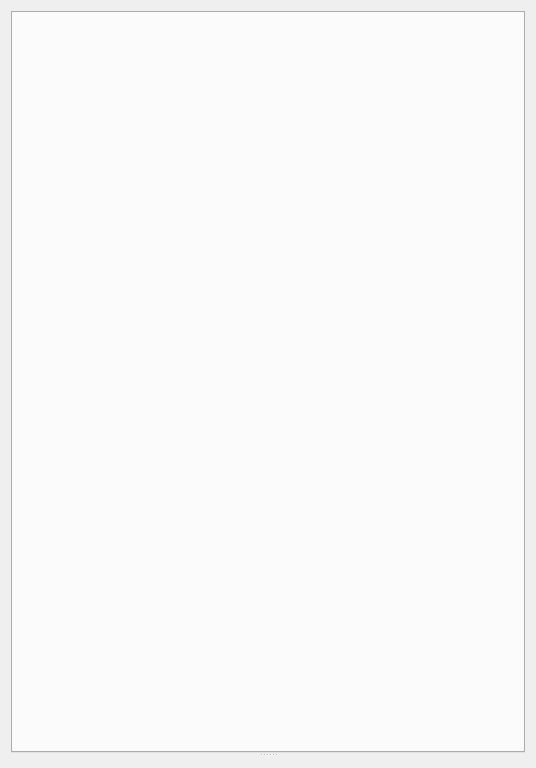
<?xml version="1.0" encoding="UTF-8"?>
<ui version="4.0">
 <class>Form</class>
 <widget class="QWidget" name="Form">
  <property name="geometry">
   <rect>
    <x>0</x>
    <y>0</y>
    <width>536</width>
    <height>768</height>
   </rect>
  </property>
  <property name="windowTitle">
   <string>Form</string>
  </property>
  <property name="windowIcon">
   <iconset>
    <normaloff>:/qtutils/custom/lyse.png</normaloff>:/qtutils/custom/lyse.png</iconset>
  </property>
  <property name="styleSheet">
   <string notr="true">QPushButton {
     border: none;
     padding: 4px;
 }

QPushButton:hover {
     background-color: qlineargradient(x1: 0, y1: 0, x2: 0, y2: 1,
                                       stop: 0 #f6f7fa, stop: 1 #dadbde);
     border: 1px solid #8f8f91;
     border-radius: 3px;
 }

 QPushButton:pressed {
     background-color: qlineargradient(x1: 0, y1: 0, x2: 0, y2: 1,
                                       stop: 0 #dadbde, stop: 1 #f6f7fa);
     border: 1px solid #8f8f91;
     border-radius: 3px;
 }

QPushButton:checked {
     background-color: #dadbde;
     border: 1px solid #8f8f91;
     border-radius: 3px;
 }

QPushButton:hover:checked {
     background-color: qlineargradient(x1: 0, y1: 0, x2: 0, y2: 1,
                                       stop: 0 #dadbde, stop: 1 #f6f7fa);
     border: 1px solid #8f8f91;
     border-radius: 3px;
 }

QToolButton {
     border: none;
     padding: 2px;
 }

QToolButton:hover {
     background-color: qlineargradient(x1: 0, y1: 0, x2: 0, y2: 1,
                                       stop: 0 #f6f7fa, stop: 1 #dadbde);
     border: 1px solid #8f8f91;
     border-radius: 3px;
 }

 QToolButton:pressed {
     background-color: qlineargradient(x1: 0, y1: 0, x2: 0, y2: 1,
                                       stop: 0 #dadbde, stop: 1 #f6f7fa);
     border: 1px solid #8f8f91;
     border-radius: 3px;
 }

QToolButton:checked {
     background-color: #dadbde;
     border: 1px solid #8f8f91;
     border-radius: 3px;
 }

QToolButton:hover:checked {
     background-color: qlineargradient(x1: 0, y1: 0, x2: 0, y2: 1,
                                       stop: 0 #dadbde, stop: 1 #f6f7fa);
     border: 1px solid #8f8f91;
     border-radius: 3px;
 }

QGroupBox
{
    font-weight: bold;
}</string>
  </property>
  <layout class="QVBoxLayout" name="verticalLayout">
   <item>
    <widget class="QSplitter" name="splitter_bottom">
     <property name="orientation">
      <enum>Qt::Vertical</enum>
     </property>
     <widget class="QTabWidget" name="tabWidget_canvas">
      <property name="sizePolicy">
       <sizepolicy hsizetype="Expanding" vsizetype="Expanding">
        <horstretch>0</horstretch>
        <verstretch>0</verstretch>
       </sizepolicy>
      </property>
      <property name="currentIndex">
       <number>-1</number>
      </property>
     </widget>
     <widget class="QWidget" name="">
      <layout class="QVBoxLayout" name="verticalLayout_outputbox">
       <property name="sizeConstraint">
        <enum>QLayout::SetDefaultConstraint</enum>
       </property>
      </layout>
     </widget>
    </widget>
   </item>
  </layout>
 </widget>
 <resources>
  <include location="../../../../usr/local/lib/python2.7/dist-packages/qtutils/icons/icons.qrc"/>
 </resources>
 <connections/>
</ui>
